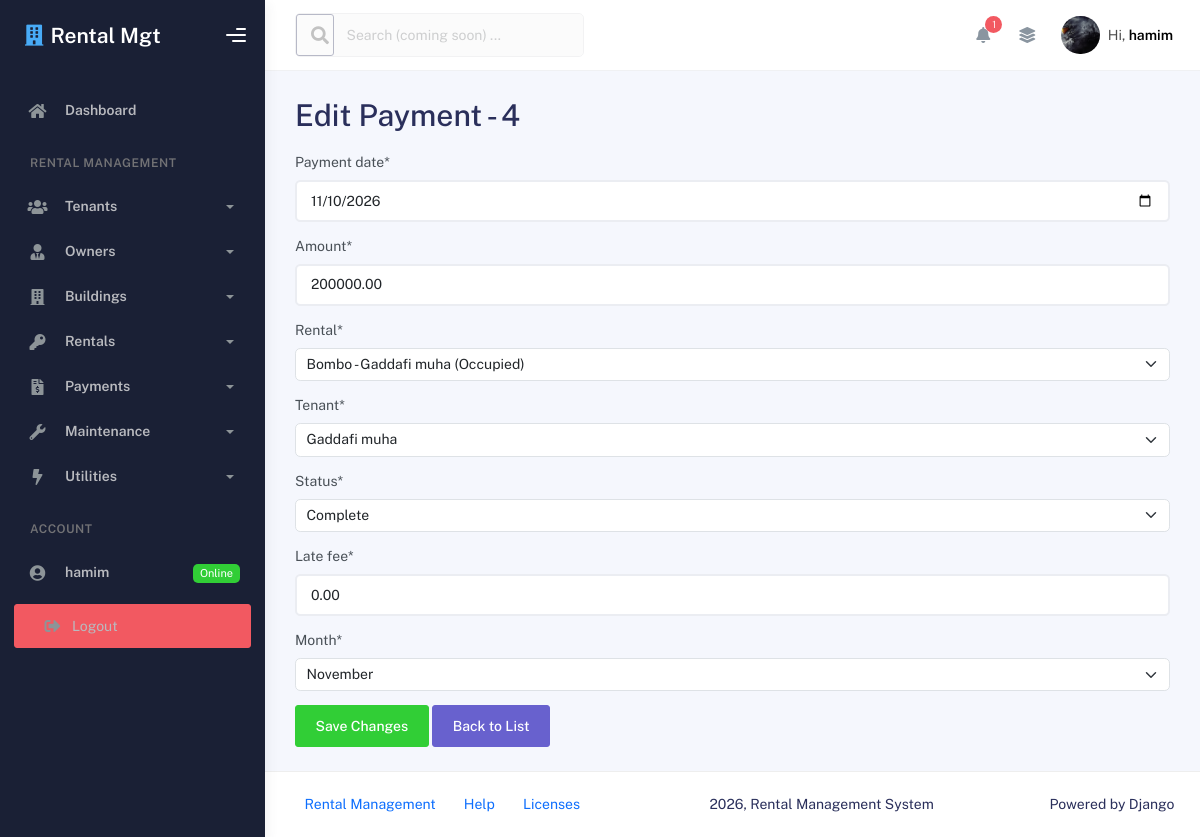
The page /edit_payment/4/ (signed in) on the database its author committed.
### App/models.py (models this page shows, shortened)
class Payment(models.Model):
    MONTH_CHOICES = [
        ('January', 'January'),
        ('February', 'February'),
        ('March', 'March'),
        ('April', 'April'),
        ('May', 'May'),
        ('June', 'June'),
        ('July', 'July'),
        ('August', 'August'),
        ('September', 'September'),
        ('October', 'October'),
        ('November', 'November'),
        ('December', 'December'),
    ]
    STATUS_OPTIONS = [
        ('C','Complete'),
        ('P','Pending')
    ]
    payment_date = models.DateField()
    amount = models.DecimalField(max_digits=10, decimal_places=2)
    rental = models.ForeignKey(Rental, on_delete=models.CASCADE)
    tenant = models.ForeignKey(Tenant, on_delete=models.CASCADE)
    status = models.CharField(max_length=2, choices=STATUS_OPTIONS)
    late_fee = models.DecimalField(max_digits=10, decimal_places=2, default=0.00)
    month = models.CharField(max_length=15, choices=MONTH_CHOICES)

class Rental(models.Model):
    STATUS_CHOICES = [
        ('V', 'Vacant'),
        ('O', 'Occupied'),
    ]
    TYPE_OPTIONS = [
        ('H','House'),
        ('A','Apartment')
    ]
    building = models.ForeignKey(Building, on_delete=models.CASCADE)
    tenant = models.ForeignKey(Tenant, on_delete=models.CASCADE, null=True, blank=True)
    start_date = models.DateField(null=True, blank=True)
    end_date = models.DateField(null=True, blank=True)
    rent_amount = models.DecimalField(max_digits=10, decimal_places=2)
    type = models.CharField(max_length=2, choices=TYPE_OPTIONS)
    status = models.CharField(max_length=2, choices=STATUS_CHOICES, default='V')
    def __str__(self):
        if self.tenant:
            return f"{self.building.address} - {self.tenant} ({self.get_status_display()})"
        return f"{self.building.address} (Vacant)"

### App/views.py (the view)
    @login_required
    def _wrapped_view(req, *args, **kwargs):
        if not (req.user.is_staff or req.user.is_superuser):
            return redirect('tenant_dashboard_page')
        return view_func(req, *args, **kwargs)

### App/forms.py
class PaymentForm(ModelForm):
    class Meta:
        model = Payment
        fields = '__all__'
        widgets = {
            'payment_date':forms.DateInput(attrs={'type':'date'}),}

### App/context_processors.py (called while the page is built)
def admin_notifications_processor(request):
    if not request.user.is_authenticated:
        return {}
    is_admin = request.user.is_staff or request.user.is_superuser
    context = {
        'is_admin': is_admin,
    }
    if is_admin:
        pending_requests = Maintenance.objects.filter(status='Pending').select_related(
            'rental__tenant', 'rental__building'
        ).order_by('-id')
        context['admin_notifications'] = pending_requests[:10]
        context['admin_notifications_count'] = pending_requests.count()
    else:
        tenant = getattr(request.user, 'tenant_profile', None)
        if not tenant:
            tenant = Tenant.objects.filter(email__iexact=request.user.email).first()
        context['tenant_profile'] = tenant
    return context

### App/models.py (called while the page is built)
    def __str__(self):
        return f"{self.first_name} {self.last_name}"

### App/views.py (called while the page is built)
def admin_required(view_func):
    @login_required
    def _wrapped_view(req, *args, **kwargs):
        if not (req.user.is_staff or req.user.is_superuser):
            return redirect('tenant_dashboard_page')
        return view_func(req, *args, **kwargs)
    return _wrapped_view

@admin_required
def edit_payment_view(req, payment_id):
    payment = get_object_or_404(Payment, id=payment_id)
    message = None
    if req.method == "POST":
        payment_form = PaymentForm(req.POST, instance=payment)
        if payment_form.is_valid():
            payment_form.save()
            messages.success(req, "Changes saved successfully!")
            return redirect('payment_list_page')
        else:
            message = "Form has Invalid data"
    else:
        payment_form = PaymentForm(instance=payment)
    context = {'form': payment_form, 'payment': payment, 'msg': message}
    return render(req, "edit_payment.html", context)

### App/templates/edit_payment.html (shortened to what this page needs)
{% extends 'base.html' %}
{% load crispy_forms_tags %}
{% block content %}
    <h1>Edit Payment - {{ payment.id }}</h1>
    <form method="POST" class="mt-3">
        {{ form|crispy }}
        <input type="submit" value="Save Changes" class="btn btn-success">
        <a href="{% url 'payment_list_page' %}" class="btn btn-secondary">Back to List</a>
    </form>
{% endblock content %}

### App/templates/base.html (shortened to what this page needs)
{% load static %}
<!DOCTYPE html>
<html lang="en">
<head>
    <link rel="stylesheet" href="{% static 'assets/css/bootstrap.min.css' %}" />
    <link rel="stylesheet" href="{% static 'assets/css/plugins.min.css' %}" />
    <link rel="stylesheet" href="{% static 'assets/css/kaiadmin.min.css' %}" />
</head>
<body>
    <div class="wrapper">
      <div class="sidebar" data-background-color="dark">
        <div class="sidebar-logo">
          <div class="logo-header" data-background-color="dark">
            <a href="{% url 'index_page' %}" class="logo text-white text-decoration-none d-flex align-items-center">
              <i class="fas fa-building text-info me-2 fs-4"></i>
              <span class="fw-bold fs-4 text-white">Rental Mgt</span>
            </a>
            <div class="nav-toggle">
              <button class="btn btn-toggle toggle-sidebar">
                <i class="gg-menu-right"></i>
              </button>
            </div>
          </div>
        </div>
        <div class="sidebar-wrapper scrollbar scrollbar-inner">
          <div class="sidebar-content">
            <ul class="nav nav-secondary">
              <li class="nav-item">
                <a href="{% url 'index_page' %}">
                  <i class="fas fa-home"></i>
                  <p>Dashboard</p>
                </a>
              </li>
              <li class="nav-section">
                <h4 class="text-section">Rental Management</h4>
              </li>
              <li class="nav-item">
                <a data-bs-toggle="collapse" href="#tenantsMenu">
                  <i class="fas fa-users"></i>
                  <p>Tenants</p>
                  <span class="caret"></span>
                </a>
              </li>
              <li class="nav-item">
                <a data-bs-toggle="collapse" href="#ownersMenu">
                  <i class="fas fa-user-tie"></i>
                  <p>Owners</p>
                  <span class="caret"></span>
                </a>
              </li>
              <li class="nav-item">
                <a data-bs-toggle="collapse" href="#buildingsMenu">
                  <i class="fas fa-building"></i>
                  <p>Buildings</p>
                  <span class="caret"></span>
                </a>
              </li>
              <li class="nav-item">
                <a data-bs-toggle="collapse" href="#rentalsMenu">
                  <i class="fas fa-key"></i>
                  <p>Rentals</p>
                  <span class="caret"></span>
                </a>
              </li>
              <li class="nav-item">
                <a data-bs-toggle="collapse" href="#paymentsMenu">
                  <i class="fas fa-file-invoice-dollar"></i>
                  <p>Payments</p>
                  <span class="caret"></span>
                </a>
              </li>
              <li class="nav-item">
                <a data-bs-toggle="collapse" href="#maintenanceMenu">
                  <i class="fas fa-wrench"></i>
                  <p>Maintenance</p>
                  <span class="caret"></span>
                </a>
              </li>
              <li class="nav-item">
                <a data-bs-toggle="collapse" href="#utilitiesMenu">
                  <i class="fas fa-bolt"></i>
                  <p>Utilities</p>
                  <span class="caret"></span>
                </a>
              </li>
              <li class="nav-section">
                <h4 class="text-section">Account</h4>
              </li>
              {% if user.is_authenticated %}
                <li class="nav-item">
                  <a href="#">
                    <i class="fas fa-user-circle"></i>
                    <p>{{ user.username }}</p>
                    <span class="badge badge-success">Online</span>
                  </a>
                </li>
                <li class="nav-item px-3 py-2">
                  <a href="{% url 'logout' %}" class="btn btn-danger btn-sm w-100 text-start text-white text-decoration-none">
                    <i class="fas fa-sign-out-alt me-2"></i> Logout
                  </a>
                </li>
              {% endif %}
            </ul>
          </div>
        </div>
      </div>
      <div class="main-panel">
        <div class="main-header">
          <nav
            class="navbar navbar-header navbar-header-transparent navbar-expand-lg border-bottom"
          >
            <div class="container-fluid">
              <nav
                class="navbar navbar-header-left navbar-expand-lg navbar-form nav-search p-0 d-none d-lg-flex"
              >
                <div class="input-group opacity-50" title="Search coming soon">
                  <div class="input-group-prepend">
                    <button type="button" class="btn btn-search pe-1" disabled>
                      <i class="fa fa-search search-icon"></i>
                    </button>
                  </div>
                  <input
                    type="text"
                    placeholder="Search (coming soon) ..."
                    class="form-control"
                    disabled
                  />
                </div>
              </nav>
              <ul class="navbar-nav topbar-nav ms-md-auto align-items-center">
                <li class="nav-item topbar-icon dropdown hidden-caret">
                  <a
                    class="nav-link dropdown-toggle"
                    href="#"
                    id="notifDropdown"
                    role="button"
                    data-bs-toggle="dropdown"
                    aria-haspopup="true"
                    aria-expanded="false"
                  >
                    <i class="fa fa-bell"></i>
                    {% if admin_notifications_count > 0 %}
                      <span class="notification bg-danger">{{ admin_notifications_count }}</span>
                    {% endif %}
                  </a>
                </li>
                <li class="nav-item topbar-icon dropdown hidden-caret">
                  <a
                    class="nav-link"
                    data-bs-toggle="dropdown"
                    href="#"
                    aria-expanded="false"
                  >
                    <i class="fas fa-layer-group"></i>
                  </a>
                </li>
                <li class="nav-item topbar-user dropdown hidden-caret">
                  <a
                    class="dropdown-toggle profile-pic"
                    data-bs-toggle="dropdown"
                    href="#"
                    aria-expanded="false"
                  >
                    <div class="avatar-sm">
                      <img
                        src="{% static 'assets/img/halo pic 1.jpg' %}"
                        alt="..."
                        class="avatar-img rounded-circle"
                      />
                    </div>
                    <span class="profile-username">
                      <span class="op-7">Hi,</span>
                      <span class="fw-bold">{{ user.username|default:"Guest" }}</span>
                    </span>
                  </a>
                </li>
              </ul>
            </div>
          </nav>
        </div>
        <div class="container">
          <div class="page-inner">
            {% block content %}
            {% endblock content %}
          </div>
        </div>
        <footer class="footer">
          <div class="container-fluid d-flex justify-content-between">
            <nav class="pull-left">
              <ul class="nav">
                <li class="nav-item">
                  <a class="nav-link" href="{% url 'index_page' %}">
                    Rental Management
                  </a>
                </li>
                <li class="nav-item">
                  <a class="nav-link" href="#"> Help </a>
                </li>
                <li class="nav-item">
                  <a class="nav-link" href="#"> Licenses </a>
                </li>
              </ul>
            </nav>
            <div class="copyright">
              2026, Rental Management System
            </div>
            <div>
              Powered by Django
            </div>
          </div>
        </footer>
      </div>
    </div>
</body>
</html>

### rows shown on the page
Payment: id "4", payment_date "11/10/2026", amount "200000.00", rental "Bombo - Gaddafi muha (Occupied)", late_fee "0.00", month "November"
Rental: tenant "Gaddafi muha", status "Complete"

### other values the page prints
{{ user.username }} "hamim"
{{ admin_notifications_count }} "1"
{{ user.username|default:"Guest" }} "hamim"
